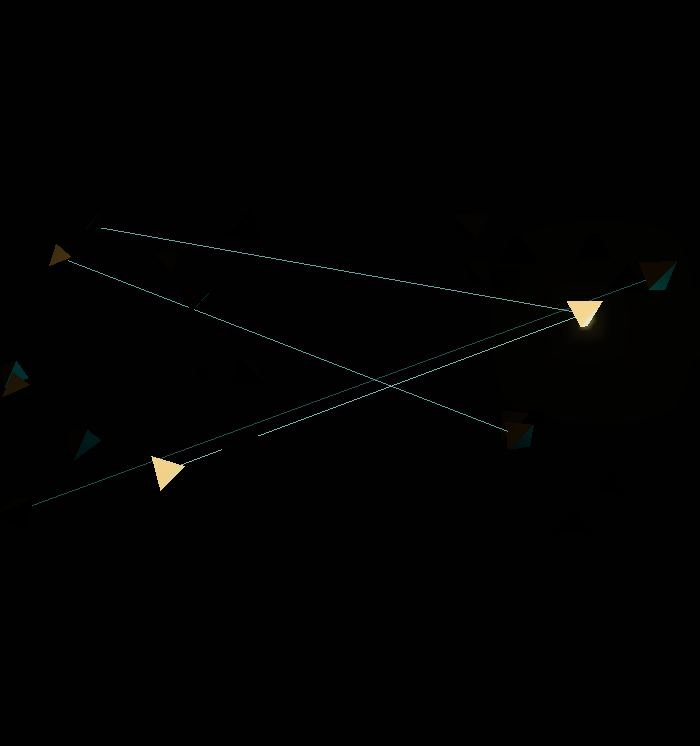
#> input picture desktop/art/_render/daydream/s0.jpg, 700 x 746 px
$ python -i gen_frames.py   (imports and definitions only)
#> lines starting #> are read from the running program, lines starting #| are printed output that depends on the picture
#> further down, picture is the input picture: PIL image 700x746 RGB; mean R, G, B 2.1, 2.2, 1.9
#!/usr/bin/env python3
"""Render the state scenes as real images with the local SD server.

    python3 tools/gen_frames.py --state walk --count 6
    python3 tools/gen_frames.py --all --count 6

Writes <data>/real/<state>/f000.png ... at 768x384, letterbox cropped. The
terminal only ever shows these downsampled to ~100x52 pixels, so composition
and colour matter and fine detail does not.
"""
from __future__ import annotations

import argparse
import base64
import io
import json
import os
import pathlib
import sys
import time
import urllib.request

from PIL import Image

SERVER = os.environ.get("SD_SERVER", "http://100.82.186.41:8089")
DATA = pathlib.Path(os.environ.get(
    "ANTEMUSE_STATES_HOME", os.path.expanduser("~/.hermes/plugin-data/antemuse")))

NEGATIVE = ("text, watermark, signature, logo, caption, letters, cartoon, anime, "
            "3d render, oversaturated, hdr halo, border, frame, collage")

SHOTS = ("wide cinematic 35mm photograph, shallow depth of field, natural light, "
         "film grain, muted colour, no people looking at camera")

# Each state gets several takes so the screen can drift between them.
PROMPTS = {
    "walk": [
        "lone figure seen from behind walking away down a wet empty road toward a huge low amber sun at dusk",
        "person walking alone along a sea wall at dawn, teal water, heavy sky, back to camera, small in frame",
        "single walker on a forest track at blue hour, mist between bare trees, faint warm light ahead",
        "solitary man walking down a rain-slicked city pavement at night, distant warm windows, long reflection",
        "figure crossing an empty moor toward a low sun, wind bent grass, cold blue sky",
        "lone woman walking away across a wide beach at low tide, wet sand mirroring a pale sun",
    ],
    "daydream": [
        "empty sunlit room, dust drifting in a shaft of afternoon light, curtain lifting, warm haze",
        "close detail of a window with rain on glass, soft bokeh lights beyond, warm interior glow",
        "quiet table in half light, a cooling cup, long shadows, memories of a place once lived in",
        "soft focus field of tall grass in summer wind, sun flare, dreamy overexposure",
        "stairwell at dusk, one warm lamp, worn banister, long soft shadows",
        "bedroom ceiling with light from a streetlamp moving slowly across it, dust, quiet",
    ],
    "dream": [
        "surreal double exposure of a forest and a sleeping face, deep indigo and violet, dissolving edges",
        "impossible architecture, staircases bending into water, moonlight, deep blue dream landscape",
        "two moons over a still black sea, faint gold reflection, strange calm, surreal photograph",
        "a room melting into a field, furniture half submerged in grass, violet twilight, dreamlike",
        "figure with no face standing in a corridor of doors, cold blue light, unsettling quiet",
        "clouds shaped like rooms, interior weather, dark purple sky, dream photograph",
    ],
    "doomscroll": [
        "extreme close up of a man's face in the dark, lit from below by the cold blue glow of a phone he is holding, eyes open, mouth slack, no other light",
        "over the shoulder shot of a woman scrolling a phone in a pitch dark room, blue screen light on her face, thumb on the glass, black background",
        "a phone screen glowing in total darkness, scrolling text blurred into streaks, a hand holding it, face barely lit behind it",
        "face lit by a laptop screen at night, blue white light from below, deep black room, eyes fixed, exhausted",
        "two people on a dark bus, both faces lit blue by phones, night outside, no conversation",
        "close up of bloodshot eyes above a bright phone screen, blue glow, darkness everywhere else, insomnia",
    ],
}

ASPECT_W, ASPECT_H = 768, 384


# [18 lines left out: functions _post, _decode, not called in this run]


def _crop_letterbox(im: Image.Image) -> Image.Image:
    """SD pads wide frames with black bars; drop uniform dark rows/columns."""
    g = im.convert("L")
    rows = [i for i, v in enumerate(g.resize((1, g.height), Image.BOX).getdata()) if v > 6]
#> rows = 41 values from 301 to 477
    cols = [i for i, v in enumerate(g.resize((g.width, 1), Image.BOX).getdata()) if v > 6]
#> cols = 34 values from 156 to 593
    if len(rows) < 8 or len(cols) < 8:
        return im
    return im.crop((cols[0], rows[0], cols[-1] + 1, rows[-1] + 1))
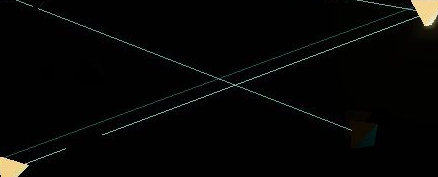
#> returned value: PIL image 438x177 RGB; mean R, G, B 6, 6.2, 5.1


# [45 lines left out: functions render, main, not called in this run]


# [2 lines not run here, left out]

>>> from PIL import Image
>>> picture = Image.open('../desktop/art/_render/daydream/s0.jpg')
>>> result = _crop_letterbox(picture)
